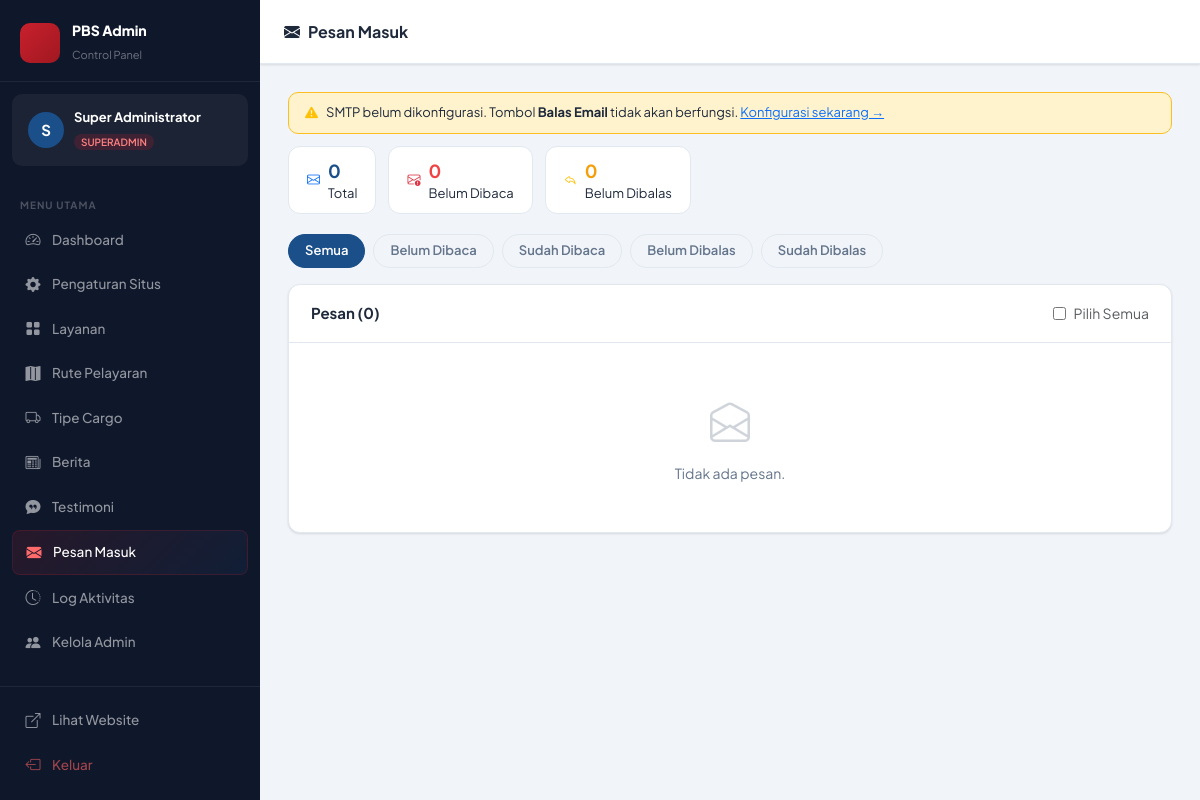
The app's page /admin/messages.php (signed in), older data.
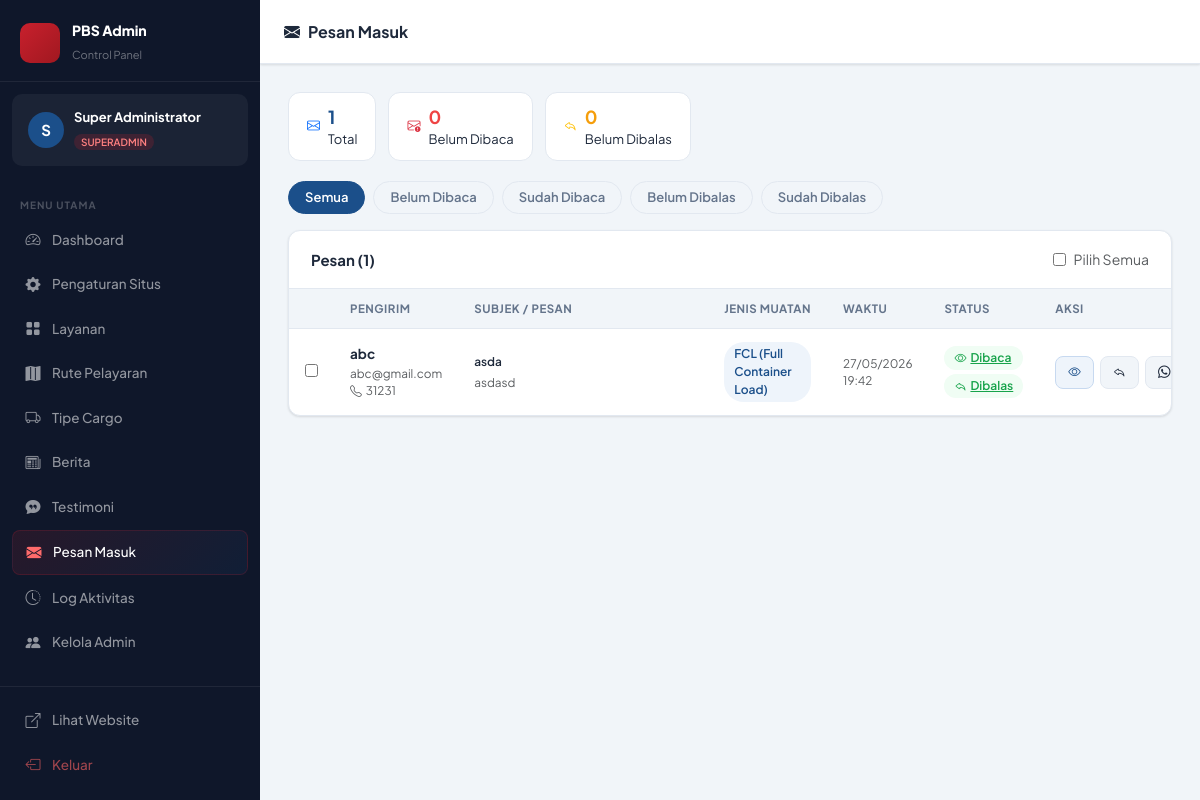
The same page, newer data.
### tables this page shows
CREATE TABLE `messages`  (
  `id` int NOT NULL AUTO_INCREMENT,
  `name` varchar(100) NOT NULL,
  `email` varchar(100) NULL DEFAULT NULL,
  `phone` varchar(30) NULL DEFAULT NULL,
  `subject` varchar(200) NULL DEFAULT NULL,
  `message` text NOT NULL,
  `cargo_type` varchar(50) NULL DEFAULT 'Lainnya',
  `cargo_type_id` int NULL DEFAULT NULL,
  `is_read` tinyint(1) NULL DEFAULT 0,
  `is_replied` tinyint(1) NULL DEFAULT 0,
  `created_at` timestamp NOT NULL DEFAULT current_timestamp,
  PRIMARY KEY (`id`) USING BTREE,
  INDEX `fk_msg_cargo`(`cargo_type_id` ASC) USING BTREE,
  CONSTRAINT `fk_msg_cargo` FOREIGN KEY (`cargo_type_id`) REFERENCES `cargo_types` (`id`) ON DELETE SET NULL ON UPDATE RESTRICT
);

CREATE TABLE `cargo_types`  (
  `id` int NOT NULL AUTO_INCREMENT,
  `name` varchar(100) NOT NULL,
  `code` varchar(50) NOT NULL,
  `description` text NULL,
  `is_active` tinyint(1) NOT NULL DEFAULT 1,
  `sort_order` int NOT NULL DEFAULT 0,
  `created_at` timestamp NOT NULL DEFAULT current_timestamp,
  PRIMARY KEY (`id`) USING BTREE,
  UNIQUE INDEX `uq_cargo_code`(`code` ASC) USING BTREE
);

### admin/messages.php (the view, shortened to what the changed rows need)
<?php
$pdo   = getPDO();
$s     = getAllSettings();
$filter = $_GET['filter'] ?? 'all';
$where  = match ($filter) {
    'unread'    => "WHERE m.is_read = 0",
    'read'      => "WHERE m.is_read = 1",
    'replied'   => "WHERE m.is_replied = 1",
    'unreplied' => "WHERE m.is_replied = 0",
    default     => "",
};
$messages = $pdo->query("
    SELECT m.*, ct.name AS cargo_type_name
    FROM messages m
    LEFT JOIN cargo_types ct ON ct.id = m.cargo_type_id
    $where
    ORDER BY m.created_at DESC
")->fetchAll();
$counts = $pdo->query("
    SELECT
        COUNT(*)          AS total,
        SUM(is_read  = 0) AS unread,
        SUM(is_replied = 0) AS unreplied
    FROM messages
")->fetch();
$smtpConfigured = !empty($s['smtp_gmail']) && !empty($s['smtp_app_password']);
?>
<!DOCTYPE html>
<html lang="id">
<head>
    <link rel="stylesheet" href="https://cdn.jsdelivr.net/npm/bootstrap@5.3.3/dist/css/bootstrap.min.css">
    <link rel="stylesheet" href="https://cdn.jsdelivr.net/npm/bootstrap-icons@1.11.3/font/bootstrap-icons.min.css">
    <link rel="stylesheet" href="<?= BASE_URL ?>/admin/assets/admin.css">
</head>
<body>
<div class="adm-layout">
    <?php include __DIR__ . '/includes/sidebar.php'; ?>
    <div class="adm-main">
        <div class="adm-content">
            <?php if (!$smtpConfigured): ?>
                <div class="smtp-warning">
                    <i class="bi bi-exclamation-triangle-fill text-warning"></i>
                    <span>SMTP belum dikonfigurasi. Tombol <strong>Balas Email</strong> tidak akan berfungsi.
                    <a href="settings.php#tab-smtp">Konfigurasi sekarang →</a></span>
                </div>
            <?php endif; ?>
            <div class="stat-chips">
                <div class="stat-chip">
                    <div><strong><?= (int)$counts['total'] ?></strong><br><span>Total</span></div>
                </div>
            </div>
            <form method="POST" id="bulkForm">
                <div class="adm-card">
                    <div class="adm-card-header">
                        <h5>Pesan (<?= count($messages) ?>)</h5>
                        <label class="d-flex align-items-center gap-2 text-muted small" style="cursor:pointer;">
                            <input type="checkbox" id="checkAll" onchange="toggleAll(this)"> Pilih Semua
                        </label>
                    </div>
                    <?php if (empty($messages)): ?>
                        <div class="empty-state">
                            <i class="bi bi-envelope-open"></i>
                            <p>Tidak ada pesan<?= $filter !== 'all' ? ' pada filter ini' : '' ?>.</p>
                        </div>
                    <?php else: ?>
                        <div class="table-responsive">
                            <table class="adm-table">
                                <thead>
                                    <tr>
                                        <th style="width:36px;"></th>
                                        <th>Pengirim</th>
                                        <th>Subjek / Pesan</th>
                                        <th>Jenis Muatan</th>
                                        <th>Waktu</th>
                                        <th>Status</th>
                                        <th>Aksi</th>
                                    </tr>
                                </thead>
                                <tbody>
                                <?php foreach ($messages as $msg): ?>
                                    <tr class="<?= !$msg['is_read'] ? 'msg-unread' : '' ?>" id="row-<?= (int)$msg['id'] ?>">
                                        <td><input type="checkbox" name="selected[]" value="<?= (int)$msg['id'] ?>" class="row-check" onchange="updateBulk()"></td>
                                        <td class="nowrap">
                                            <div class="d-flex align-items-center gap-2">
                                                <div>
                                                    <strong><?= htmlspecialchars($msg['name']) ?></strong>
                                                    <div class="text-muted small"><?= htmlspecialchars($msg['email']) ?></div>
                                                    <?php if (!empty($msg['phone'])): ?><div class="text-muted small"><i class="bi bi-telephone me-1"></i><?= htmlspecialchars($msg['phone']) ?></div><?php endif; ?>
                                                </div>
                                            </div>
                                        </td>
                                        <td style="min-width: 250px; max-width:300px;">
                                            <?php if (!empty($msg['subject'])): ?><div class="fw-semibold small mb-1"><?= htmlspecialchars($msg['subject']) ?></div><?php endif; ?>
                                            <div class="text-muted small"><?= htmlspecialchars(mb_substr($msg['message'], 0, 80)) ?><?= mb_strlen($msg['message']) > 80 ? '…' : '' ?></div>
                                        </td>
                                        <td class="nowrap">
                                            <?php $cargo = $msg['cargo_type_name'] ?? $msg['cargo_type'] ?? '-'; ?>
                                            <span class="adm-badge blue"><?= htmlspecialchars($cargo) ?></span>
                                        </td>
                                        <td class="text-muted small nowrap">
                                            <?= date('d/m/Y', strtotime($msg['created_at'])) ?><br><span><?= date('H:i', strtotime($msg['created_at'])) ?></span>
                                        </td>
                                        <td class="nowrap">
                                            <div class="d-flex flex-column gap-1">
                                                <a href="?read=<?= (int)$msg['id'] ?>&filter=<?= urlencode($filter) ?>" class="adm-badge <?= $msg['is_read'] ? 'green' : 'gray' ?>">
                                                    <?= $msg['is_read'] ? '<i class="bi bi-eye"></i> Dibaca' : '<i class="bi bi-eye-slash"></i> Baru' ?>
                                                </a>
                                                <a href="?replied=<?= (int)$msg['id'] ?>&filter=<?= urlencode($filter) ?>" class="adm-badge <?= $msg['is_replied'] ? 'green' : 'gray' ?>">
                                                    <?= $msg['is_replied'] ? '<i class="bi bi-reply"></i> Dibalas' : '<i class="bi bi-reply"></i> Pending' ?>
                                                </a>
                                            </div>
                                        </td>
                                        <td class="nowrap">
                                            <div class="action-btns">
                                                <a href="#" class="btn-adm edit" onclick="openDetail(<?= htmlspecialchars(json_encode($msg), ENT_QUOTES) ?>);return false;" title="Lihat Detail"><i class="bi bi-eye"></i></a>
                                                <?php if (!empty($msg['email'])): ?>
                                                    <a href="#" class="btn-adm secondary <?= !$smtpConfigured ? 'disabled' : '' ?>" onclick="openReply(<?= htmlspecialchars(json_encode($msg), ENT_QUOTES) ?>);return false;" title="<?= $smtpConfigured ? 'Balas via Email' : 'SMTP belum dikonfigurasi' ?>"><i class="bi bi-reply"></i></a>
                                                <?php endif; ?>
                                                <?php if (!empty($msg['phone'])): ?>
                                                    <?php
                                                        $wa = preg_replace('/[^0-9]/', '', $msg['phone']);
                                                        $waText = 'Halo ' . rawurlencode($msg['name']) . ', kami merespons pesan Anda tentang ' . rawurlencode($msg['subject'] ?? 'layanan kami') . '.';
                                                    ?>
                                                    <a href="https://wa.me/<?= htmlspecialchars($wa) ?>?text=<?= $waText ?>" target="_blank" rel="noopener" class="btn-adm secondary" title="Balas via WhatsApp" onclick="markReplied(<?= (int)$msg['id'] ?>)"><i class="bi bi-whatsapp"></i></a>
                                                <?php endif; ?>
                                            </div>
                                        </td>
                                    </tr>
                                <?php endforeach; ?>
                                </tbody>
                            </table>
                        </div>
                    <?php endif; ?>
                </div>
            </form>
        </div>
    </div>
</div>
</body>
</html>

### admin/includes/sidebar.php (shortened to what the changed rows need)
<?php
$admin = currentAdmin();
$currentFile = basename($_SERVER['PHP_SELF'], '.php');
$menus = [
    ['file' => 'dashboard',    'icon' => 'bi-speedometer2',    'label' => 'Dashboard'],
    ['file' => 'settings',     'icon' => 'bi-gear-fill',       'label' => 'Pengaturan Situs'],
    ['file' => 'services',     'icon' => 'bi-grid-fill',       'label' => 'Layanan'],
    ['file' => 'routes',       'icon' => 'bi-map-fill',        'label' => 'Rute Pelayaran'],
    ['file' => 'cargo_types', 'icon' => 'bi bi-truck',        'label' => 'Tipe Cargo'],
    ['file' => 'news',         'icon' => 'bi-newspaper',       'label' => 'Berita'],
    ['file' => 'testimonials', 'icon' => 'bi-chat-quote-fill', 'label' => 'Testimoni'],
    ['file' => 'messages',     'icon' => 'bi-envelope-fill',   'label' => 'Pesan Masuk'],
];
if ($admin['role'] === 'superadmin') {
    $menus[] = [
        'file' => 'activity_log',
        'icon' => 'bi-clock-history',
        'label' => 'Log Aktivitas'
    ];
    $menus[] = [
        'file' => 'admins',
        'icon' => 'bi-people-fill',
        'label' => 'Kelola Admin'
    ];
}
?>
<div class="pbs-sidebar" id="pbsSidebar">
    <nav class="sidebar-nav">
        <?php foreach ($menus as $m): ?>
        <a href="<?= BASE_URL ?>/admin/<?= $m['file'] ?>.php"
           class="sidebar-nav-item <?= $currentFile === $m['file'] ? 'active' : '' ?>">
            <i class="bi <?= $m['icon'] ?>"></i>
            <span><?= $m['label'] ?></span>
        </a>
        <?php endforeach; ?>
    </nav>
</div>

Row changes from the older to the newer data that the page shows:
added messages: name "abc", email "abc@gmail.com", phone "31231", subject "asda", message "asdasd", cargo_type.name "FCL (Full Container Load)", created_at "27/05/2026", created_at "19:42", is_read 1 (drawn), is_replied 1 (drawn)
Text that changed along with them:
$counts['total']: "0" → "1"
count($messages): "0" → "1"
text no longer shown: "SMTP belum dikonfigurasi. Tombol Balas Email tidak akan berfungsi. Konfigurasi sekarang → Tidak ada pesan ."
text now shown: "PENGIRIM SUBJEK / PESAN JENIS MUATAN WAKTU STATUS AKSI"
